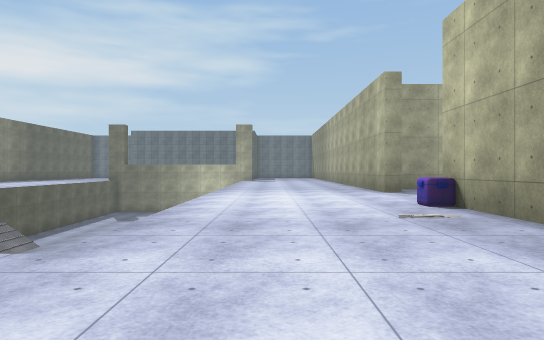
view 1 (above)

24 first-person views from a walk through a 3-D level made in the Unity game engine. The camera is 1.3 m above the floor, looks level and sees 75° across. The floor is counted in squares, 2 m on a side. Each view is taken from the middle of a square. On the plan, view 1 faces up. The plan holds only what a view shows up to about 10 squares ahead; the rest is blank. The place goes on beyond the plan. The player character is not drawn. Some surface patterns are stand-ins.

view 2
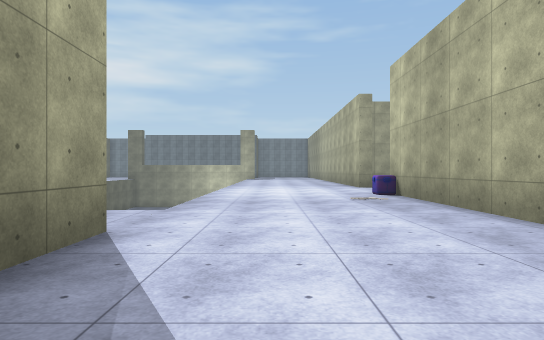

view 3
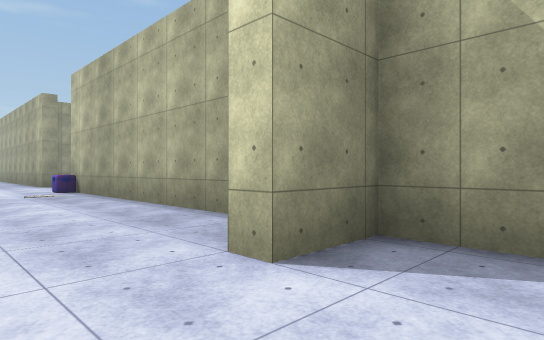

view 4
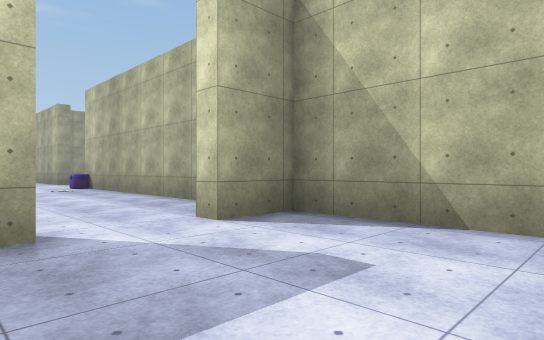

view 5
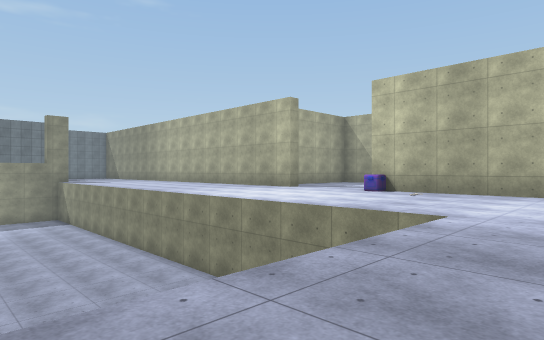

view 6
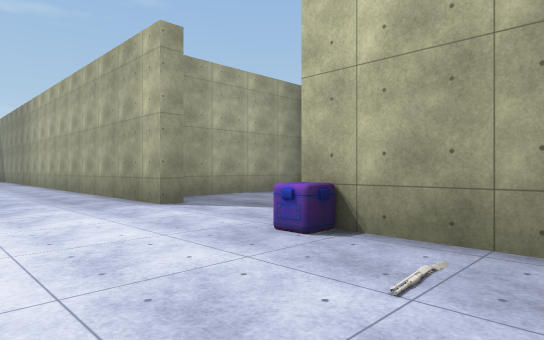

view 7
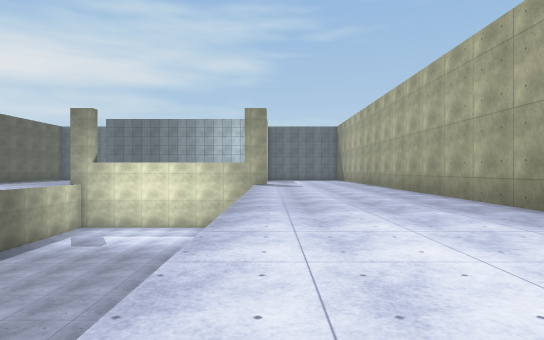

view 8
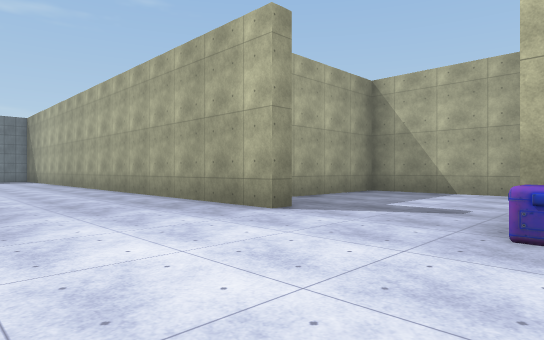

view 9
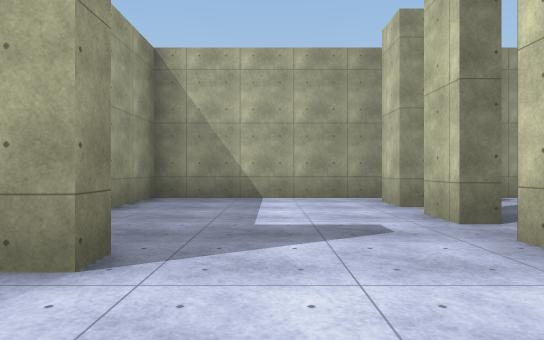

view 10
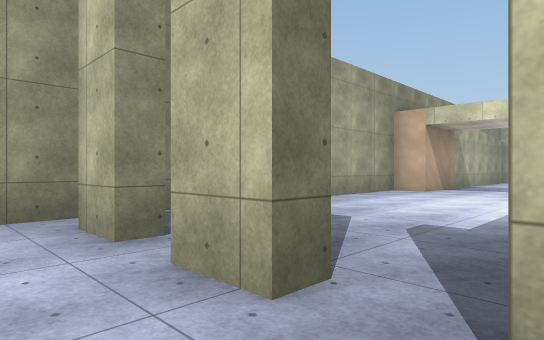

view 11
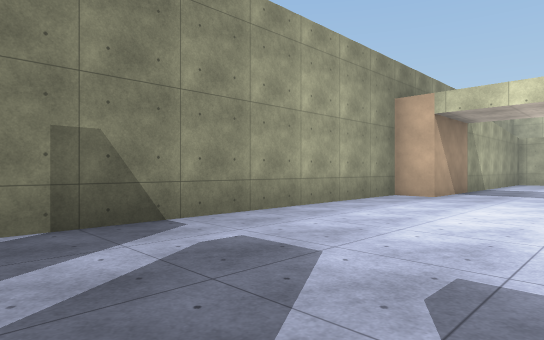

view 12
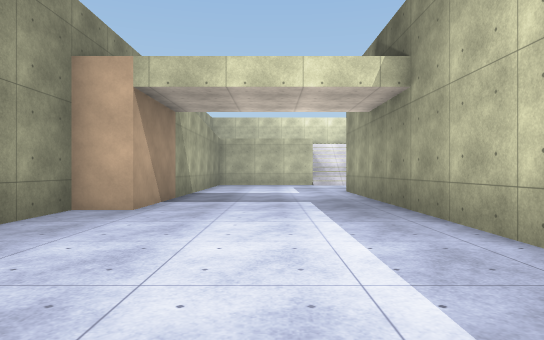

view 13
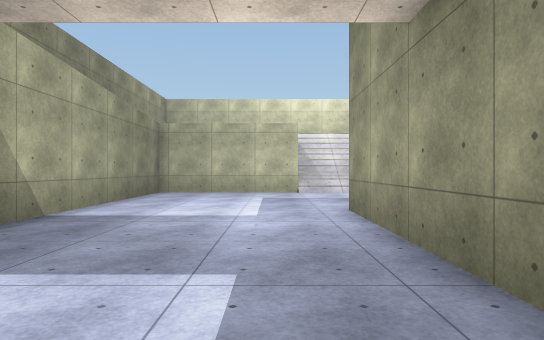

view 14
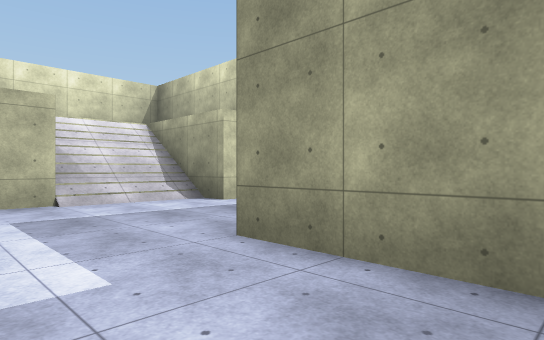

view 15
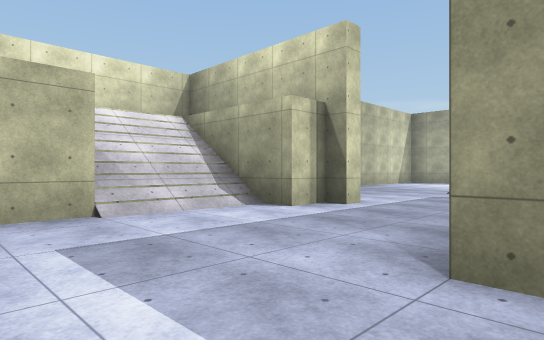

view 16
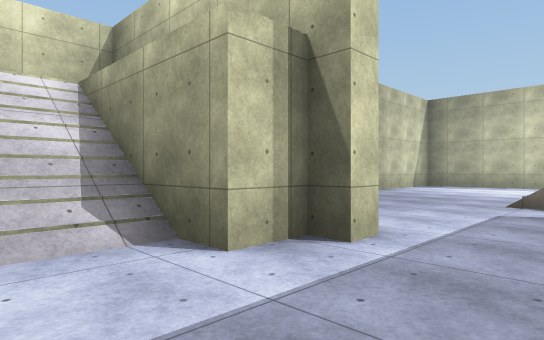

view 17
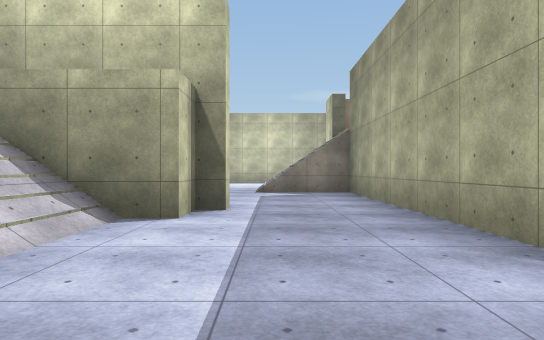

view 18
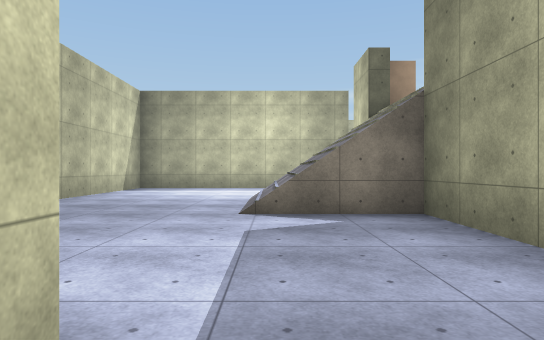

view 19
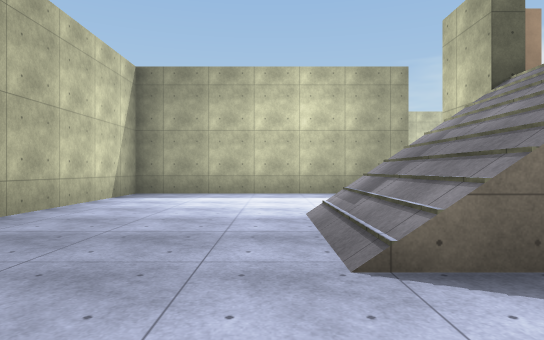

view 20
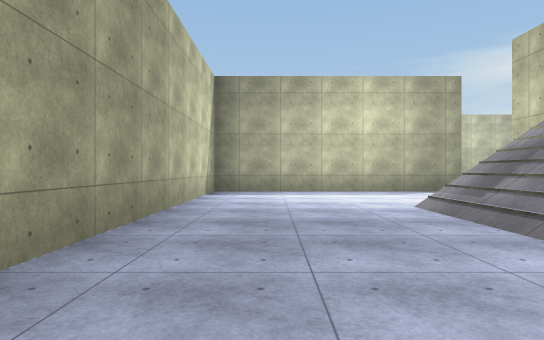

view 21
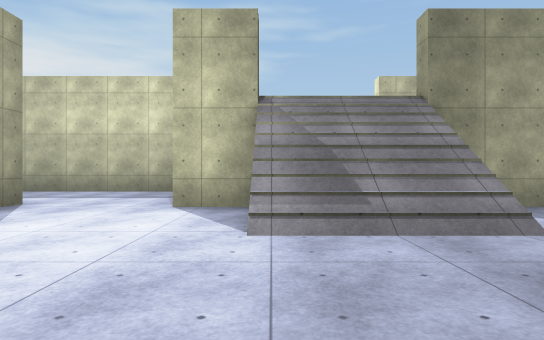

view 22
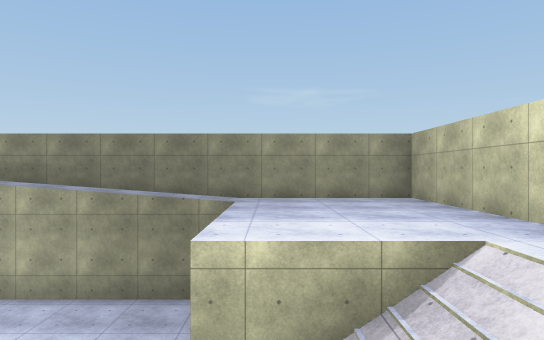

view 23
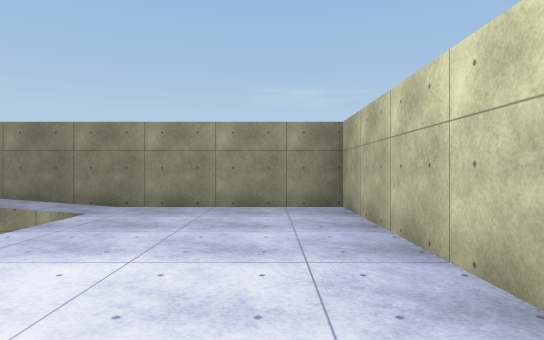

view 24
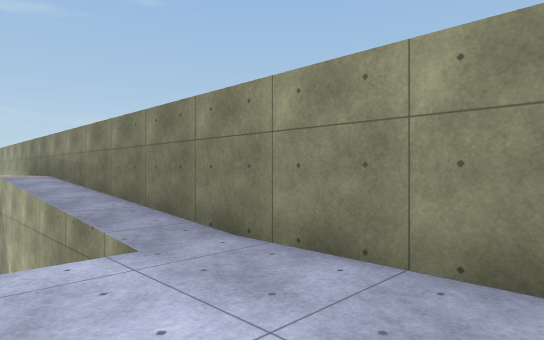

### Floor plan
Key: @ floor where view 1 was taken; # wall or solid block; . main floor; - floor 4 m lower than the main floor; : floor 4 m higher than the main floor; + floor 5 m higher than the main floor; / step, stairs or slope; O other object.
Columns run from 13 left of view 1 to 10 right of it. Each row starts with its distance up from view 1.
 16      -----  .....#
 15      ----- -.....#
 14       ---- -.....#
 13       ---- -.....#
 12        --- -.....#######
 11        -----.....#.....#
 10        -----...........#
  9        -----...........#
  8        -----...........#
  7            -...........#
  6            -....O#.#.#.#
  5            -.....#.....#
  4            -.....#.....#
  3       ------.....#.....#
  2       ...........#.....#
  1       ...........#.....#
  0            #.@...#.....#
 -1            #.....#.....#
 -2             .....#.....#
 -3             #..###.../+#
 -4 ....        .....#.../+#
 -5 ....        .....#.../+#
 -6 .....       .....#....+#
 -7  ....#      .....#..../#
 -8  #...////#########..../#
 -9  #....///............./#
-10  #....///............./#
-11  #...........#......../#
-12  #.......... #:///....:#
-13  #...........#:///:::::#
-14  #.......... #:///:::::#
-15  ##########  #:///:::::#
-16              #   ::::::#
-17               ##########

Positions as (right, up) in squares from view 1, and headings:
1: (0, 0), facing up
2: (0, -3), facing up
3: (0, -5), facing up-right
4: (-1, -7), facing up-right
5: (-7, 1), facing up-right
6: (0, 4), facing up-right
7: (-1, 6), facing up
8: (-1, 6), facing up-right
9: (1, 9), facing right
10: (4, 8), facing down-right
11: (5, 6), facing down-right
12: (6, 3), facing down
13: (5, -2), facing down
14: (6, -5), facing down-left
15: (6, -7), facing down-left
16: (3, -9), facing down-left
17: (6, -10), facing left
18: (1, -10), facing left
19: (-2, -11), facing left
20: (-1, -13), facing left
21: (-7, -14), facing up
22: (1, -13), facing right
23: (3, -15), facing right
24: (7, -15), facing up-right
